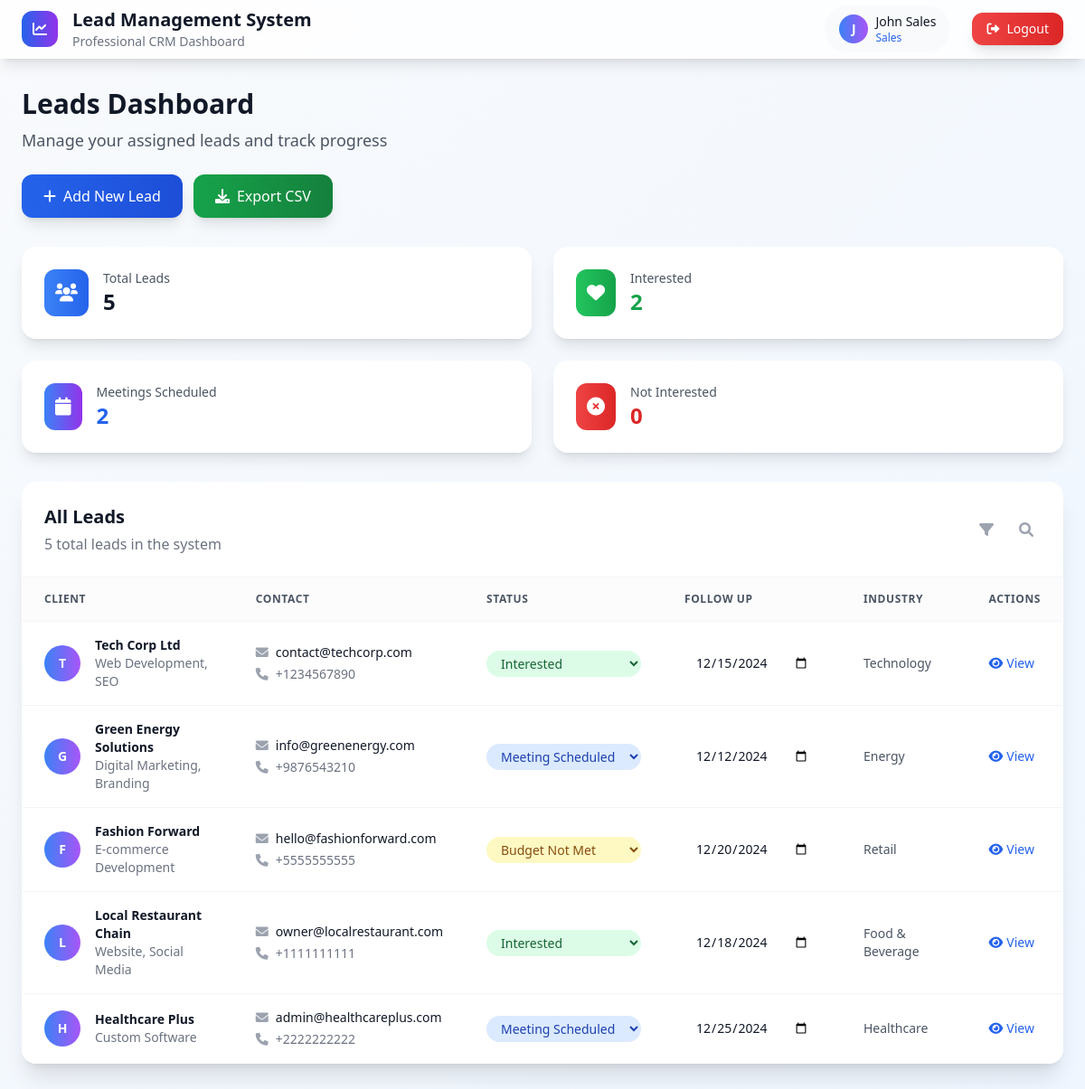
Page /index.php (signed in) on the committed database.
### tables this page shows
CREATE TABLE IF NOT EXISTS users (
    id INT PRIMARY KEY AUTO_INCREMENT,
    username VARCHAR(50) UNIQUE NOT NULL,
    password VARCHAR(255) NOT NULL,
    full_name VARCHAR(100),
    role ENUM('admin', 'sales', 'marketing') NOT NULL,
    is_active TINYINT(1) DEFAULT 1,
    created_at TIMESTAMP DEFAULT CURRENT_TIMESTAMP
);

CREATE TABLE IF NOT EXISTS leads (
    id INT PRIMARY KEY AUTO_INCREMENT,
    client_name VARCHAR(255) NOT NULL,
    required_services VARCHAR(255),
    website VARCHAR(255),
    phone VARCHAR(50),
    email VARCHAR(255),
    call_enquiry TEXT,
    mail VARCHAR(255),
    whatsapp VARCHAR(255),
    follow_up DATE,
    client_status ENUM('Interested', 'Not Interested', 'Budget Not Met', 'Meeting Scheduled', '') DEFAULT '',
    notes TEXT,
    industry VARCHAR(100),
    assigned_to INT,
    source_ad_id INT,
    lead_source VARCHAR(100) DEFAULT 'Manual',
    created_at TIMESTAMP DEFAULT CURRENT_TIMESTAMP,
    updated_at TIMESTAMP DEFAULT CURRENT_TIMESTAMP ON UPDATE CURRENT_TIMESTAMP,
    FOREIGN KEY (assigned_to) REFERENCES users(id) ON DELETE SET NULL,
    FOREIGN KEY (source_ad_id) REFERENCES running_ads(id) ON DELETE SET NULL
);

### index.php (the view, shortened to what the rows shown need)
<?php
require_once 'includes/auth.php';
require_once 'includes/functions.php';
$current_user = get_logged_in_user();
$leads = get_leads_by_role($current_user['id'], $current_user['role']);
?>
<!DOCTYPE html>
<html lang="en">
<head>
    <script src="https://cdn.tailwindcss.com"></script>
    <link href="https://cdnjs.cloudflare.com/ajax/libs/font-awesome/6.0.0/css/all.min.css" rel="stylesheet">
</head>
<body class="bg-gradient-to-br from-slate-50 to-blue-50 min-h-screen">
                <?php if (has_permission('view_analytics')): ?>
                <a href="analytics.php" class="flex flex-col items-center py-2 px-4 text-gray-500">
                    <i class="fas fa-chart-bar text-lg mb-1"></i>
                    <span class="text-xs">Analytics</span>
                </a>
                <?php endif; ?>
    <div class="hidden lg:block">
        <nav class="bg-white/80 backdrop-blur-lg shadow-lg border-b border-white/20">
            <div class="max-w-7xl mx-auto px-6">
                <div class="flex justify-between h-16">
                    <div class="flex items-center space-x-4">
                        <div>
                            <h1 class="text-xl font-bold text-gray-900">Lead Management System</h1>
                        </div>
                    </div>
                    <div class="flex items-center space-x-6">
                        <div class="flex items-center space-x-2 bg-gray-50 rounded-full px-4 py-2">
                            <div class="w-8 h-8 bg-gradient-to-r from-blue-500 to-purple-500 rounded-full flex items-center justify-center">
                                <span class="text-white text-sm font-semibold"><?php echo strtoupper(substr($current_user['full_name'], 0, 1)); ?></span>
                            </div>
                            <div>
                                <p class="text-sm font-medium text-gray-900"><?php echo sanitize_output($current_user['full_name']); ?></p>
                                <p class="text-xs text-blue-600"><?php echo ucfirst($current_user['role']); ?></p>
                            </div>
                        </div>
                    </div>
                </div>
            </div>
        </nav>
        <div class="max-w-7xl mx-auto py-8 px-6">
            <div class="mb-8 flex flex-col xl:flex-row xl:items-center xl:justify-between">
                <div>
                    <h2 class="text-3xl font-bold text-gray-900 mb-2">Leads Dashboard</h2>
                </div>
            </div>
            <div class="desktop-card rounded-2xl shadow-xl overflow-hidden">
                <?php if (empty($leads)): ?>
                    <div class="text-center py-16">
                        <i class="fas fa-inbox text-gray-300 text-6xl mb-4"></i>
                        <p class="text-gray-500 text-lg mb-6">No leads found in the system</p>
                        <?php if (has_permission('add_leads')): ?>
                            <a href="lead_add.php" class="bg-gradient-to-r from-blue-600 to-blue-700 text-white px-8 py-3 rounded-xl font-medium">
                                Add Your First Lead
                            </a>
                        <?php endif; ?>
                    </div>
                <?php else: ?>
                    <div class="overflow-x-auto">
                        <table class="min-w-full divide-y divide-gray-100">
                            <thead class="bg-gray-50/50">
                                <tr>
                                    <th class="px-6 py-4 text-left text-xs font-semibold text-gray-600 uppercase tracking-wider">Client</th>
                                    <th class="px-6 py-4 text-left text-xs font-semibold text-gray-600 uppercase tracking-wider">Contact</th>
                                    <th class="px-6 py-4 text-left text-xs font-semibold text-gray-600 uppercase tracking-wider">Status</th>
                                    <th class="px-6 py-4 text-left text-xs font-semibold text-gray-600 uppercase tracking-wider">Follow Up</th>
                                    <th class="px-6 py-4 text-left text-xs font-semibold text-gray-600 uppercase tracking-wider">Industry</th>
                                    <th class="px-6 py-4 text-left text-xs font-semibold text-gray-600 uppercase tracking-wider">Actions</th>
                                </tr>
                            </thead>
                            <tbody class="divide-y divide-gray-100">
                                <?php foreach ($leads as $lead): ?>
                                    <tr class="table-row hover:bg-blue-50/50 transition-all duration-200">
                                        <td class="px-6 py-4">
                                            <div class="flex items-center">
                                                <div class="flex-shrink-0 w-10 h-10 bg-gradient-to-r from-blue-500 to-purple-500 rounded-full flex items-center justify-center">
                                                    <span class="text-white font-semibold text-sm"><?php echo strtoupper(substr($lead['client_name'], 0, 1)); ?></span>
                                                </div>
                                                <div class="ml-4">
                                                    <div class="text-sm font-semibold text-gray-900">
                                                        <?php echo sanitize_output($lead['client_name']); ?>
                                                    </div>
                                                    <div class="text-sm text-gray-500">
                                                        <?php echo sanitize_output($lead['required_services']); ?>
                                                    </div>
                                                </div>
                                            </div>
                                        </td>
                                        <td class="px-6 py-4">
                                            <div class="text-sm text-gray-900 flex items-center">
                                                <i class="fas fa-envelope text-gray-400 mr-2"></i>
                                                <?php echo sanitize_output($lead['email']); ?>
                                            </div>
                                            <div class="text-sm text-gray-500 flex items-center mt-1">
                                                <i class="fas fa-phone text-gray-400 mr-2"></i>
                                                <?php echo sanitize_output($lead['phone']); ?>
                                            </div>
                                        </td>
                                        <td class="px-6 py-4">
                                            <?php if (has_permission('edit_leads')): ?>
                                                <select class="status-select text-sm rounded-full px-3 py-1 border-0 <?php echo get_status_class($lead['client_status']); ?>"
                                                        data-lead-id="<?php echo $lead['id']; ?>" data-field="client_status">
                                                    <?php foreach (get_status_options() as $value => $label): ?>
                                                        <option value="<?php echo $value; ?>" <?php echo $lead['client_status'] === $value ? 'selected' : ''; ?>>
                                                            <?php echo $label; ?>
                                                        </option>
                                                    <?php endforeach; ?>
                                                </select>
                                            <?php else: ?>
                                                <span class="inline-flex px-3 py-1 text-xs font-semibold rounded-full <?php echo get_status_class($lead['client_status']); ?>">
                                                    <?php echo $lead['client_status'] ?: 'No Status'; ?>
                                                </span>
                                            <?php endif; ?>
                                        </td>
                                        <td class="px-6 py-4 text-sm text-gray-900">
                                            <?php if (has_permission('edit_leads')): ?>
                                                <input type="date" class="editable-field border-gray-200 rounded-lg text-sm px-3 py-1"
                                                       value="<?php echo $lead['follow_up']; ?>"
                                                       data-lead-id="<?php echo $lead['id']; ?>"
                                                       data-field="follow_up">
                                            <?php endif; ?>
                                        </td>
                                        <td class="px-6 py-4 text-sm text-gray-600">
                                            <?php echo sanitize_output($lead['industry']); ?>
                                        </td>
                                        <td class="px-6 py-4 text-sm">
                                            <div class="flex items-center space-x-3">
                                                <a href="lead_edit.php?id=<?php echo $lead['id']; ?>"
                                                   class="text-blue-600 hover:text-blue-800 font-medium flex items-center">
                                                    <i class="fas fa-eye mr-1"></i>View
                                                </a>
                                            </div>
                                        </td>
                                    </tr>
                                <?php endforeach; ?>
                            </tbody>
                        </table>
                    </div>
                <?php endif; ?>
            </div>
        </div>
    </div>
</body>
</html>

### rows in the picture
users: full_name "J", full_name "John Sales", role "Sales"
leads: client_name "T", client_name "Tech Corp Ltd", required_services "Web Development, SEO", email "contact@techcorp.com", phone "+1234567890", client_status+id "Interested", follow_up "12/15/2024", industry "Technology"
leads: client_name "G", client_name "Green Energy Solutions", required_services "Digital Marketing, Branding", email "info@greenenergy.com", phone "+9876543210", client_status+id "Meeting Scheduled", follow_up "12/12/2024", industry "Energy"
leads: client_name "F", client_name "Fashion Forward", required_services "E-commerce Development", email "hello@fashionforward.com", phone "+5555555555", client_status+id "Budget Not Met", follow_up "12/20/2024", industry "Retail"
leads: client_name "L", client_name "Local Restaurant Chain", required_services "Website, Social Media", email "owner@localrestaurant.com", phone "+1111111111", client_status+id "Interested", follow_up "12/18/2024", industry "Food & Beverage"
leads: client_name "H", client_name "Healthcare Plus", required_services "Custom Software", email "admin@healthcareplus.com", phone "+2222222222", client_status+id "Meeting Scheduled", follow_up "12/25/2024", industry "Healthcare"

### other values in the picture
count($leads) "5"
count($interested) "2"
count($meetings) "2"
count($not_interested) "0"
